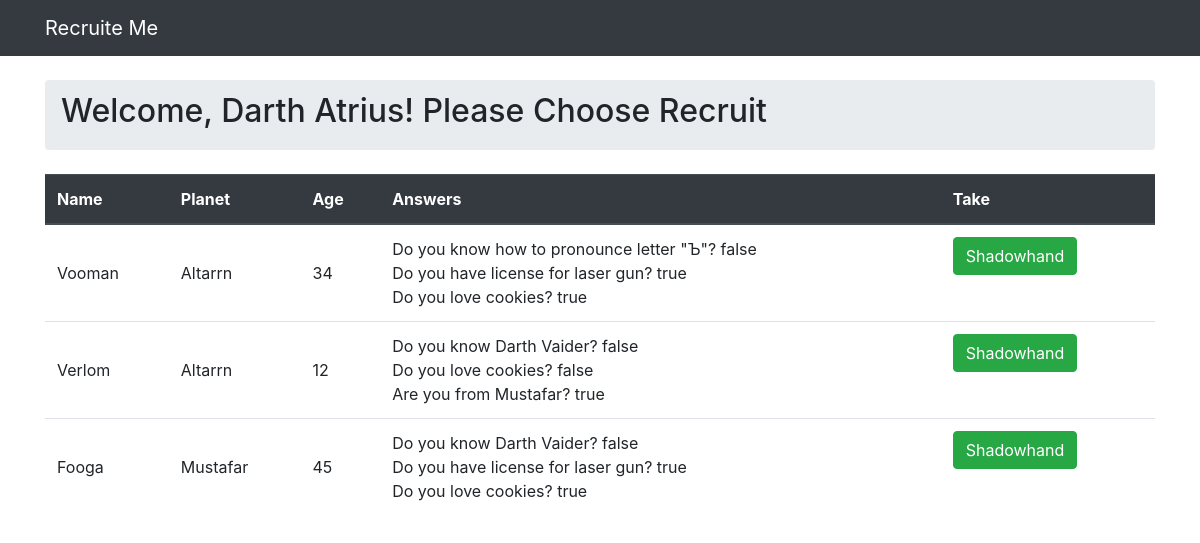
The app's page /sith/1 with its own data.
### recruit/models.py (models this page shows, shortened)
class Sith(models.Model):
    name = models.CharField(max_length=30)
    planet = models.ForeignKey(Planet, on_delete=models.CASCADE, related_name='siths')
    shadowhand = models.ManyToManyField(PassedTest, related_name='siths')

class PassedTest(models.Model):
    recruit = models.ForeignKey(Recruit, on_delete=models.CASCADE, related_name='passedtests')
    answers = models.ManyToManyField(Answer)

class Recruit(models.Model):
    name = models.CharField(max_length=50)
    planet = models.ForeignKey(Planet, on_delete=models.CASCADE, related_name='recruits')
    age = models.IntegerField()
    mail = models.EmailField()

class Planet(models.Model):
    name = models.CharField(max_length=60, unique=True)
    def __str__(self):
        return self.name

class Answer(models.Model):
    question = models.CharField(max_length=256)
    answer = models.CharField(max_length=6)

### recruit/views.py (the view, shortened to what this page needs)
# urls.py: path('sith/<int:pk>', views.ChooseRecruit.as_view(), name='choose_recruit')
class ChooseRecruit(View):
    def get(self, request, pk):
        sith = get_object_or_404(Sith, pk=pk)
        siths = Sith.objects.all()
        recruits = PassedTest.objects.all()
        return render(request, 'choose_recruits.html', {'sith': sith, 'recruits': recruits, 'siths': siths})

### templates/choose_recruits.html (shortened to what this page needs)
{% extends 'base.html' %}
{% block breadcrumb %}
    <h2>Welcome, {{ sith.name }}! Please Choose Recruit</h2>
{%  endblock %}
{% block content %}
    <table class="table">
        <thead class="thead-dark">
            <tr>
                <th>Name</th>
                <th>Planet</th>
                <th>Age</th>
                <th>Answers</th>
                <th> Take</th>
            </tr>
        </thead>
        <tbody>
            {% for recruit in recruits %}
               {% if not recruit.siths.exists %}
                <tr>
                    <td class="align-middle">
                        {{ recruit.recruit.name }}
                    </td>
                    <td class="align-middle">{{ recruit.recruit.planet }}</td>
                    <td class="align-middle">{{ recruit.recruit.age }}</td>
                    <td >
                        {% for answer in recruit.answers.all %}
                            {{ answer.question }}
                            {{ answer.answer }}
                            <br>
                        {% endfor %}
                        </td>
                    <td>{% if sith.shadowhand.all.count < 3 %}
                        <form method="post">
                             <button type="submit" class="btn btn-success" id="Shadowhand" name="Shadowhand" value="{{recruit.recruit.name}}">Shadowhand</button>
                    </form>
                        {% else %}
                        <p>You can't take more. You have already 3 &#x1F625;</p>
                            </td>
                        {% endif %}
                </tr>
                {% endif %}
            {% endfor %}
        </tbody>
    </table>
{% endblock %}

### records on screen
Sith: name "Darth Atrius"
PassedTest: recruit.name "Vooman", recruit.planet "Altarrn", recruit.age "34"
Answer: question "Do you know how to pronounce letter \"Ъ\"?", answer "false"
Answer: question "Do you have license for laser gun?", answer "true"
Answer: question "Do you love cookies?", answer "true"
PassedTest: recruit.name "Verlom", recruit.planet "Altarrn", recruit.age "12"
Answer: question "Do you know Darth Vaider?", answer "false"
Answer: question "Do you love cookies?", answer "false"
Answer: question "Are you from Mustafar?", answer "true"
PassedTest: recruit.name "Fooga", recruit.planet "Mustafar", recruit.age "45"
Answer: question "Do you know Darth Vaider?", answer "false"
Answer: question "Do you have license for laser gun?", answer "true"
Answer: question "Do you love cookies?", answer "true"
